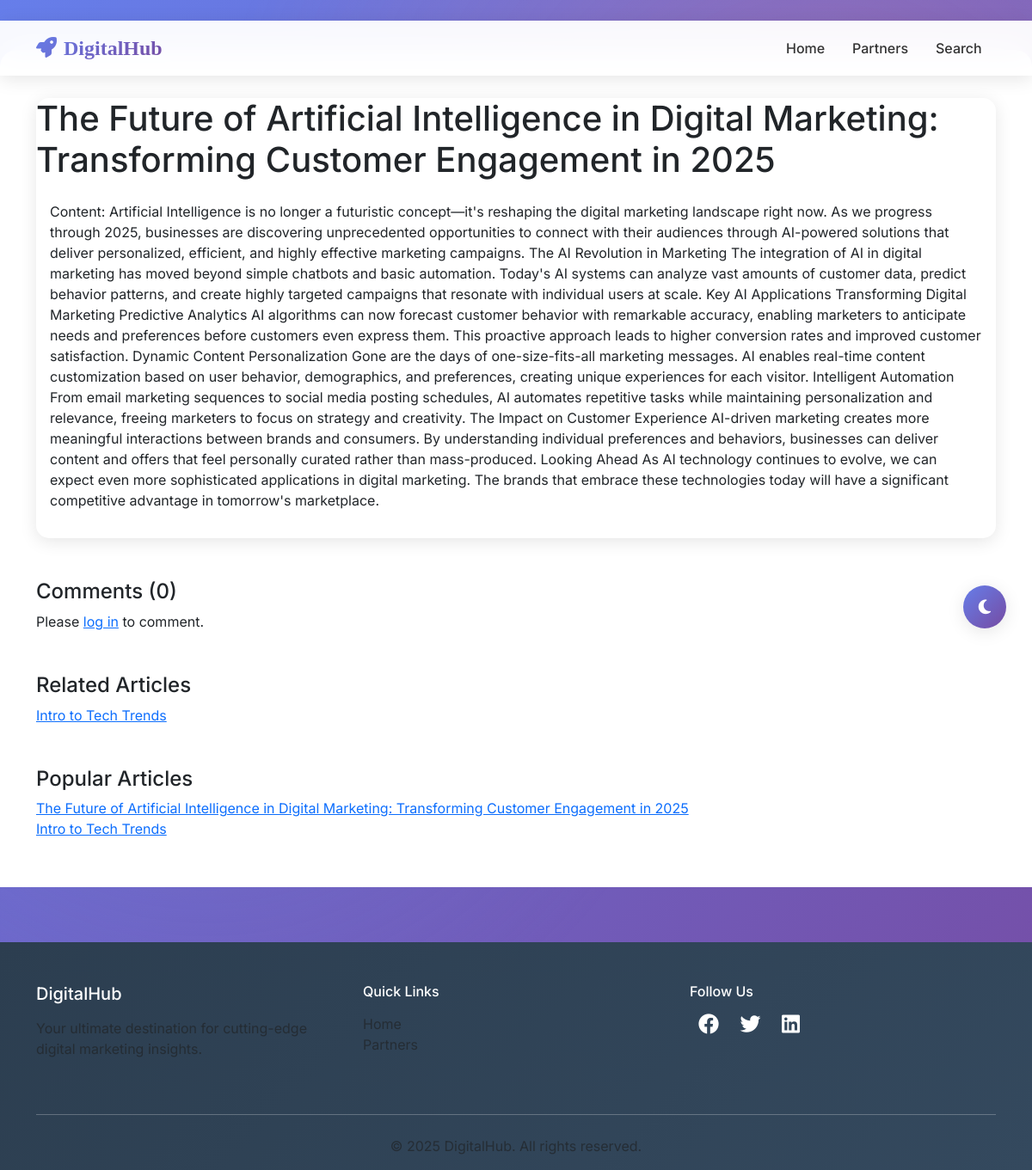
The app's page /post/tech/the-future-of-artificial-intelligence-in-digital-marketing-transforming-customer-engagement-in-2025/ with its own data.
### blog/models.py (models this page shows, shortened)
class Post(models.Model):
    STATUS_CHOICES = [
        ('draft', 'Draft'),
        ('published', 'Published'),
        ('archived', 'Archived'),
    ]
    title = models.CharField(max_length=200)
    slug = models.SlugField(max_length=200, unique=True, blank=True)
    excerpt = models.TextField(max_length=300, blank=True, help_text="Brief description of the post")
    content = models.TextField()
    featured_image = models.ImageField(upload_to='posts/', blank=True, null=True)
    category = models.ForeignKey(Category, on_delete=models.CASCADE, related_name='posts')
    tags = models.ManyToManyField(Tag, blank=True, related_name='posts')
    author = models.ForeignKey(User, on_delete=models.CASCADE, related_name='posts')
    status = models.CharField(max_length=20, choices=STATUS_CHOICES, default='draft')
    is_featured = models.BooleanField(default=False)
    views = models.PositiveIntegerField(default=0)  # Added field
    meta_description = models.CharField(max_length=160, blank=True)
    meta_keywords = models.CharField(max_length=200, blank=True)
    created_at = models.DateTimeField(auto_now_add=True)
    updated_at = models.DateTimeField(auto_now=True)
    published_at = models.DateTimeField(blank=True, null=True)
    class Meta:
        ordering = ['-created_at']
        indexes = [
            models.Index(fields=['-created_at']),
            models.Index(fields=['status']),
            models.Index(fields=['category', 'status']),
            models.Index(fields=['is_featured']),
            models.Index(fields=['views']),  # Add index for views
        ]
    def save(self, *args, **kwargs):
        if not self.slug:
            self.slug = slugify(self.title)
        if self.status == 'published' and not self.published_at:
            self.published_at = timezone.now()
        if not self.excerpt and self.content:
            import re
            clean_content = re.sub(r'<[^>]*>', '', self.content)
            self.excerpt = clean_content[:297] + '...' if len(clean_content) > 300 else clean_content
        super().save(*args, **kwargs)
        if self.featured_image:
            self.resize_image()

### blog/views.py (the view)
# urls.py: path('post/<slug:category_slug>/<slug:slug>/', views.post_detail, name='post_detail'),
def post_detail(request, category_slug: str, slug: str):
    try:
        post = get_object_or_404(
            Post.objects.select_related('author', 'category').prefetch_related('tags', 'comments'),
            category__slug=category_slug,
            slug=slug,
            status='published'
        )
        post.views = (post.views or 0) + 1
        post.save(update_fields=['views'])
        post_json_ld = {
            '@context': 'https://schema.org',
            '@type': 'BlogPosting',
            'headline': post.title,
            'description': post.excerpt or '',
            'author': {
                '@type': 'Person',
                'name': post.author.get_full_name() or post.author.username if post.author else 'Unknown'
            },
            'datePublished': post.created_at.isoformat(),
            'dateModified': post.updated_at.isoformat(),
            'url': request.build_absolute_uri(),
            'publisher': {
                '@type': 'Organization',
                'name': 'DigitalHub'
            }
        }
        if post.featured_image and hasattr(post.featured_image, 'url'):
            post_json_ld['image'] = request.build_absolute_uri(post.featured_image.url)
        related_posts = Post.objects.filter(
            category=post.category,
            status='published'
        ).exclude(id=post.id).select_related('author', 'category').order_by('-published_at')[:3]
        popular_posts = Post.objects.filter(
            status='published'
        ).select_related('author', 'category').order_by('-views', '-published_at')[:5]
        comments = post.comments.filter(is_approved=True).order_by('-created_at')
        comment_count = comments.count()
        context = {
            'post': post,
            'post_json': json.dumps(post_json_ld),
            'full_image_url': request.build_absolute_uri(post.featured_image.url) if post.featured_image and hasattr(post.featured_image, 'url') else '/static/images/default.png',
            'related_posts': related_posts,
            'popular_posts': popular_posts,
            'comments': comments,
            'comment_count': comment_count,
        }
        return render(request, 'blog/post_detail.html', context)
    except Post.DoesNotExist:
        logger.error(f"No Post matches category_slug={category_slug}, slug={slug}, status='published'")
        raise Http404("Post not found")
    except Exception as e:
        logger.error(f"Error in post_detail view for {category_slug}/{slug}: {str(e)}", exc_info=True)
        messages.error(request, 'Error loading the post.')
        return redirect('blog:home')

### blog/templatetags/blog_tags.py (called while the page is built)
@register.filter
def mul(value, arg):
    try:
        return int(value) * int(arg)
    except (ValueError, TypeError):
        return value

### templates/blog/post_detail.html (shortened to what this page needs)
{% extends 'base.html' %}
{% load static blog_tags i18n %}
{% block content %}
    <article class="card" data-aos="fade-up">
        <h1 class="section-title">{{ post.title }}</h1>
        <div class="card-body">{{ post.content|safe }}</div>
    </article>
    <div class="comments-section mt-5" data-aos="fade-up">
        <h4>{% trans "Comments" %} ({{ comment_count }})</h4>
        {% if user.is_authenticated %}
            <form method="post" action="{% url 'blog:post_comment' post.slug %}" class="mb-4">
                {% csrf_token %}
                <textarea name="content" class="form-control" placeholder="Write your comment..." required></textarea>
                <button type="submit" class="btn btn-gradient mt-3">
                    <i class="fas fa-paper-plane me-2"></i>Post Comment
                </button>
            </form>
        {% else %}
            <p>Please <a href="{% url 'account_login' %}">log in</a> to comment.</p>
        {% endif %}
    </div>
    {% if related_posts %}
        <div class="related-posts mt-5" data-aos="fade-up">
            <h4 class="section-title">Related Articles</h4>
            <div class="bento-grid">
                {% for related_post in related_posts %}
                    <div class="bento-item hover-lift" data-aos="fade-left" data-aos-delay="{{ forloop.counter|add:1|mul:100 }}">
                        <a href="{% url 'blog:post_detail' related_post.category.slug related_post.slug %}">{{ related_post.title }}</a>
                    </div>
                {% endfor %}
            </div>
        </div>
    {% endif %}
    {% if popular_posts %}
        <div class="popular-posts mt-5" data-aos="fade-up">
            <h4 class="section-title">Popular Articles</h4>
            <div class="bento-grid">
                {% for popular_post in popular_posts %}
                    <div class="bento-item hover-lift" data-aos="fade-left" data-aos-delay="{{ forloop.counter|add:1|mul:100 }}">
                        <a href="{% url 'blog:post_detail' popular_post.category.slug popular_post.slug %}">{{ popular_post.title }}</a>
                    </div>
                {% endfor %}
            </div>
        </div>
    {% endif %}
{% endblock %}

### static/css/styles.css (style rules this page uses)
body { font-family: Arial, sans-serif; }

### templates/base.html (style rules this page uses)
:root { --primary-gradient: linear-gradient(135deg, #667eea 0%, #764ba2 100%); --secondary-gradient: linear-gradient(135deg, #f093fb 0%, #f5576c 100%); --primary-color: #667eea; --text-color: #333; --text-muted: #6c757d; --shadow-light: 0 4px 20px rgba(0, 0, 0, 0.1); }
* { margin: 0; padding: 0; box-sizing: border-box; }
body { font-family: system-ui, -apple-system, 'Segoe UI', sans-serif; line-height: 1.6; color: var(--text-color); background: #f8fafc; }
body { font-family: 'Inter', -apple-system, BlinkMacSystemFont, 'Segoe UI', sans-serif; background: linear-gradient(135deg, #667eea 0%, #764ba2 25%, #f093fb 50%, #f5576c 75%, #4facfe 100%); background-size: 400% 400%; animation: gradientShift 15s ease infinite; min-height: 100vh; position: relative; }
body::before { content: ''; position: fixed; top: 0; left: 0; width: 100%; height: 100%; background: radial-gradient(circle at 20% 50%, rgba(120, 119, 198, 0.3) 0%, transparent 50%), radial-gradient(circle at 80% 20%, rgba(255, 118, 117, 0.3) 0%, transparent 50%); pointer-events: none; z-index: -1; }
.card { border: none; border-radius: 15px; overflow: hidden; transition: transform 0.2s ease, box-shadow 0.2s ease; box-shadow: var(--shadow-light); background: white; will-change: transform; }
* { -webkit-font-smoothing: antialiased; -moz-osx-font-smoothing: grayscale; }
.navbar, .card, .btn-gradient, .dark-mode-toggle, .scroll-to-top { transform: translateZ(0); backface-visibility: hidden; }

### records on screen
Post: title "The Future of Artificial Intelligence in Digital Marketing: Transforming Customer Engagement in 2025", content "Content: Artificial Intelligence is no longer a futuristic concept—it's reshaping the digital marketing landscape right now. As we progress through 2025, businesses are discovering unprecedented opportunities to connect with their audiences through AI-powered solutions that deliver personalized, efficient, and highly effective marketing campaigns. The AI Revolution in Marketing The integration of AI in digital marketing has moved beyond simple chatbots and basic automation. Today's AI systems can analyze vast amounts of customer data, predict behavior patterns, and create highly targeted campaigns that resonate with individual users at scale. Key AI Applications Transforming Digital…"
Post: title "Intro to Tech Trends"

### other values on screen
{{ comment_count }} "0"
